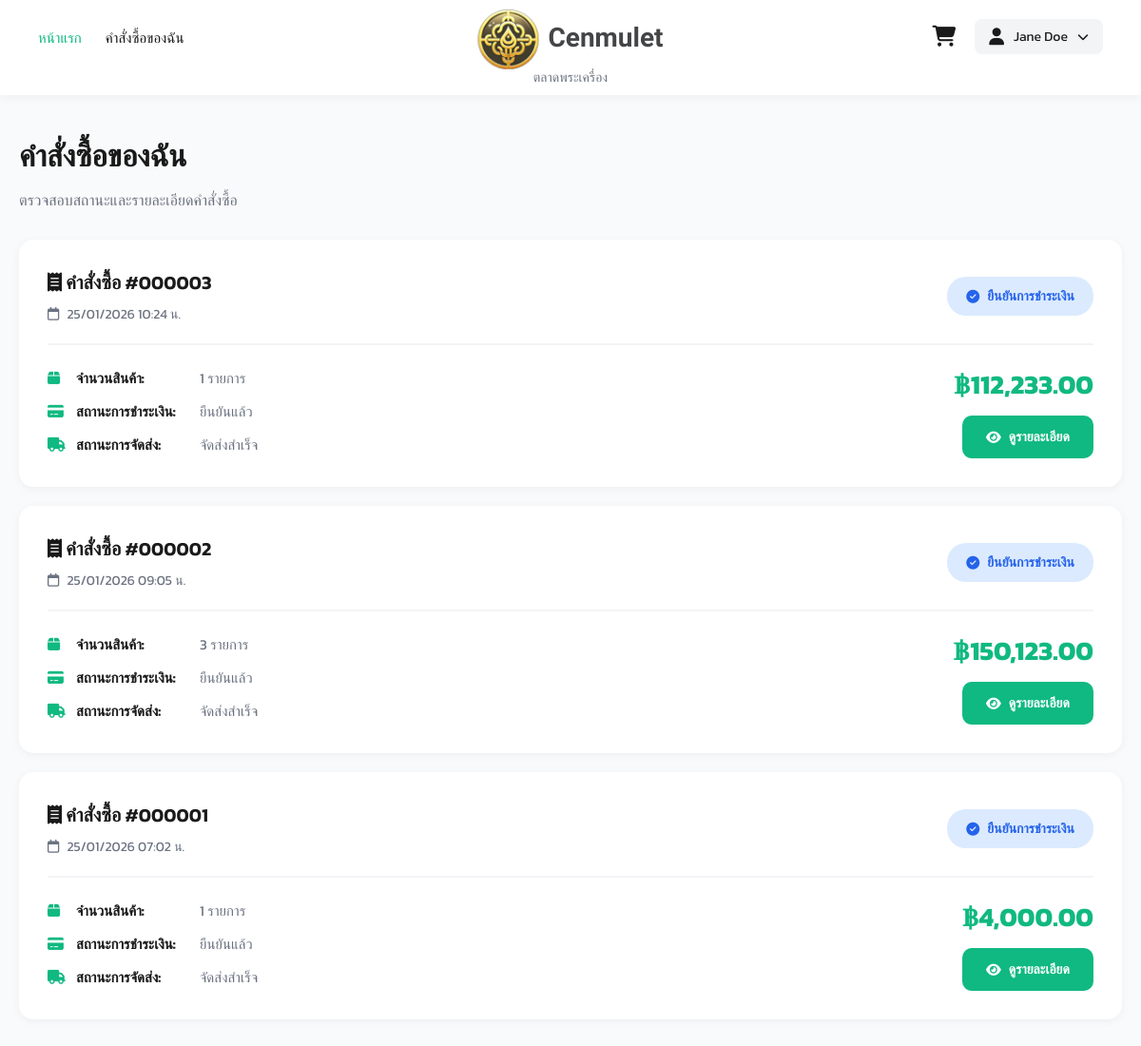
Before: /views/user/orders.php (signed in) with the older database file.
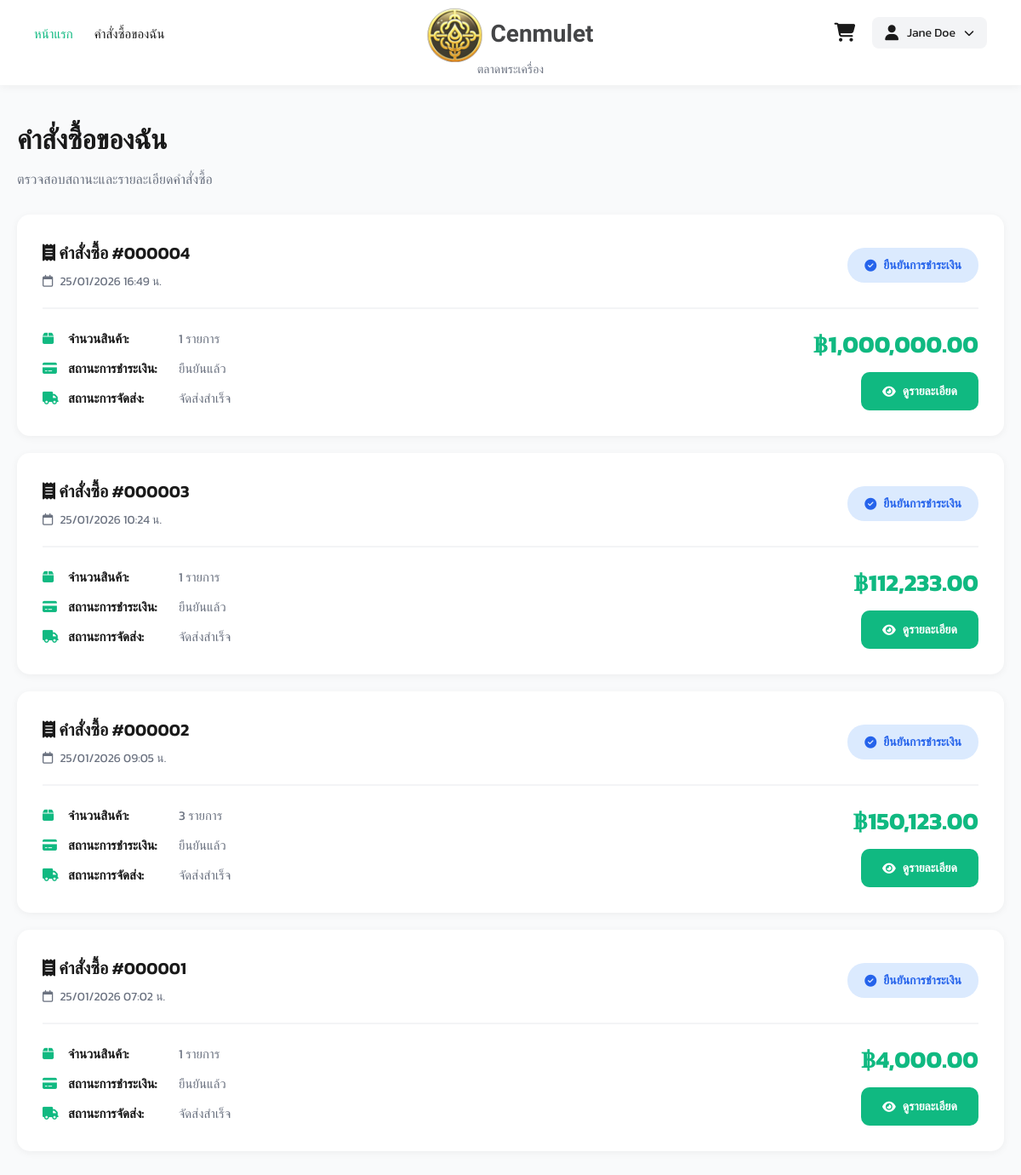
After: the same page with the newer database file.
### tables this page shows
CREATE TABLE orders (
    id INTEGER PRIMARY KEY AUTOINCREMENT,
    user_id INTEGER,
    total_price REAL,
    status TEXT DEFAULT 'pending',
    created_at DATETIME DEFAULT CURRENT_TIMESTAMP,
    FOREIGN KEY (user_id) REFERENCES users(id)
);

### views/user/orders.php (the view, shortened to what the changed rows need)
<?php
require_once __DIR__ . "/../../config/db.php";
$user_id = $_SESSION['user_id'];
try {
    $stmt = $db->prepare("
        SELECT o.*, p.slip_image, p.status as payment_status,
               COUNT(oi.id) as item_count
        FROM orders o
        LEFT JOIN payments p ON o.id = p.order_id
        LEFT JOIN order_items oi ON o.id = oi.order_id
        WHERE o.user_id = :user_id
        GROUP BY o.id
        ORDER BY o.created_at DESC
    ");
    $stmt->execute([':user_id' => $user_id]);
    $orders = $stmt->fetchAll(PDO::FETCH_ASSOC);
} catch (PDOException $e) {
    die("Error: " . $e->getMessage());
}
?>
<!DOCTYPE html>
<html lang="th">
<head>
    <link rel="stylesheet" href="https://cdnjs.cloudflare.com/ajax/libs/font-awesome/6.5.1/css/all.min.css">
</head>
<body>
    <?php include __DIR__ . '/../../includes/navbar.php'; ?>
    <div class="container">
        <div class="page-header">
            <h1>คำสั่งซื้อของฉัน</h1>
        </div>
        <?php if (count($orders) > 0): ?>
            <div class="orders-list">
                <?php foreach ($orders as $order): ?>
                    <?php
                    $status_class = 'status-pending';
                    $status_text = 'รอการตรวจสอบ';
                    $status_icon = 'fa-clock';
                    if ($order['payment_status'] === 'confirmed') {
                        $status_class = 'status-confirmed';
                        $status_text = 'ยืนยันการชำระเงิน';
                        $status_icon = 'fa-check-circle';
                    } elseif ($order['status'] === 'completed') {
                        $status_class = 'status-completed';
                        $status_text = 'จัดส่งสำเร็จ';
                        $status_icon = 'fa-check-double';
                    } elseif ($order['status'] === 'cancelled') {
                        $status_class = 'status-cancelled';
                        $status_text = 'ยกเลิก';
                        $status_icon = 'fa-times-circle';
                    }
                    ?>
                    <div class="order-card">
                        <div class="order-header">
                            <div class="order-info">
                                <div class="order-number">
                                    <i class="fa-solid fa-receipt"></i>
                                    คำสั่งซื้อ #<?php echo str_pad($order['id'], 6, '0', STR_PAD_LEFT); ?>
                                </div>
                                <div class="order-date">
                                    <i class="fa-regular fa-calendar"></i>
                                    <?php echo date('d/m/Y H:i น.', strtotime($order['created_at'])); ?>
                                </div>
                            </div>
                            <div class="status-badge <?php echo $status_class; ?>">
                                <i class="fa-solid <?php echo $status_icon; ?>"></i>
                                <?php echo $status_text; ?>
                            </div>
                        </div>
                        <div class="order-body">
                            <div class="order-details">
                                <div class="detail-row">
                                    <i class="fa-solid fa-box"></i>
                                    <strong>จำนวนสินค้า:</strong>
                                    <span><?php echo $order['item_count']; ?> รายการ</span>
                                </div>
                                <div class="detail-row">
                                    <i class="fa-solid fa-credit-card"></i>
                                    <strong>สถานะการชำระเงิน:</strong>
                                    <span>
                                        <?php
                                        if ($order['payment_status'] === 'waiting') {
                                            echo 'รอการตรวจสอบ';
                                        } elseif ($order['payment_status'] === 'confirmed') {
                                            echo 'ยืนยันแล้ว';
                                        } else {
                                            echo 'ไม่ทราบสถานะ';
                                        }
                                        ?>
                                    </span>
                                </div>
                                <div class="detail-row">
                                    <i class="fa-solid fa-truck"></i>
                                    <strong>สถานะการจัดส่ง:</strong>
                                    <span>
                                        <?php
                                        if ($order['status'] === 'pending') {
                                            echo 'รอดำเนินการ';
                                        } elseif ($order['status'] === 'completed') {
                                            echo 'จัดส่งสำเร็จ';
                                        } else {
                                            echo ucfirst($order['status']);
                                        }
                                        ?>
                                    </span>
                                </div>
                            </div>
                            <div class="order-actions">
                                <div class="order-total">
                                    ฿<?php echo number_format($order['total_price'], 2); ?>
                                </div>
                                <a href="/views/user/order_detail.php?id=<?php echo $order['id']; ?>" class="btn-view">
                                    <i class="fa-solid fa-eye"></i>
                                    ดูรายละเอียด
                                </a>
                            </div>
                        </div>
                    </div>
                <?php endforeach; ?>
            </div>
        <?php endif; ?>
    </div>
</body>
</html>

Changed rows visible on the page:
added orders: id "000004", created_at "25/01/2026 16:49 น.", status_text "ยืนยันการชำระเงิน", item_count "1", status "จัดส่งสำเร็จ", total_price "1,000,000.00"
